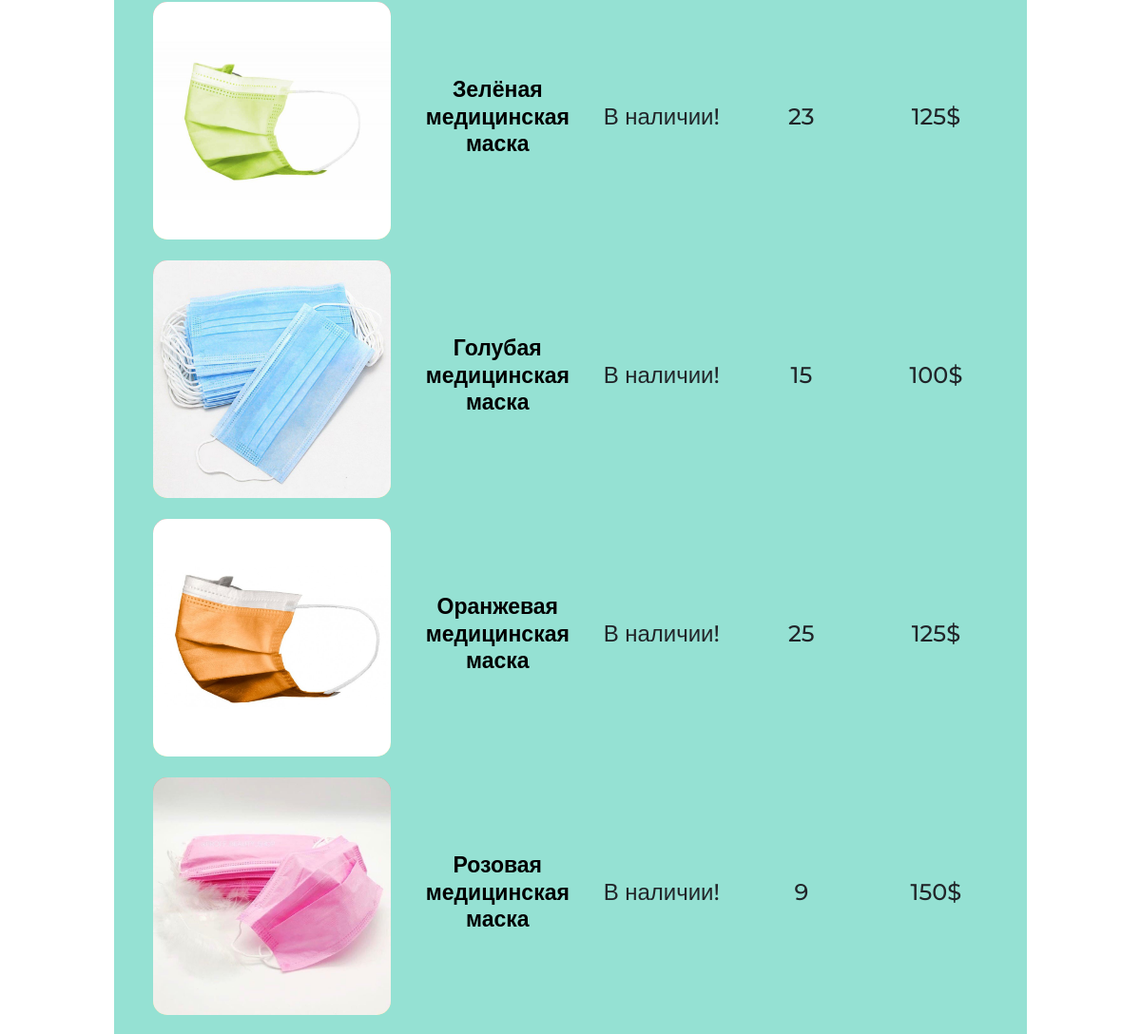
Before: / (middle part) with the older database file.
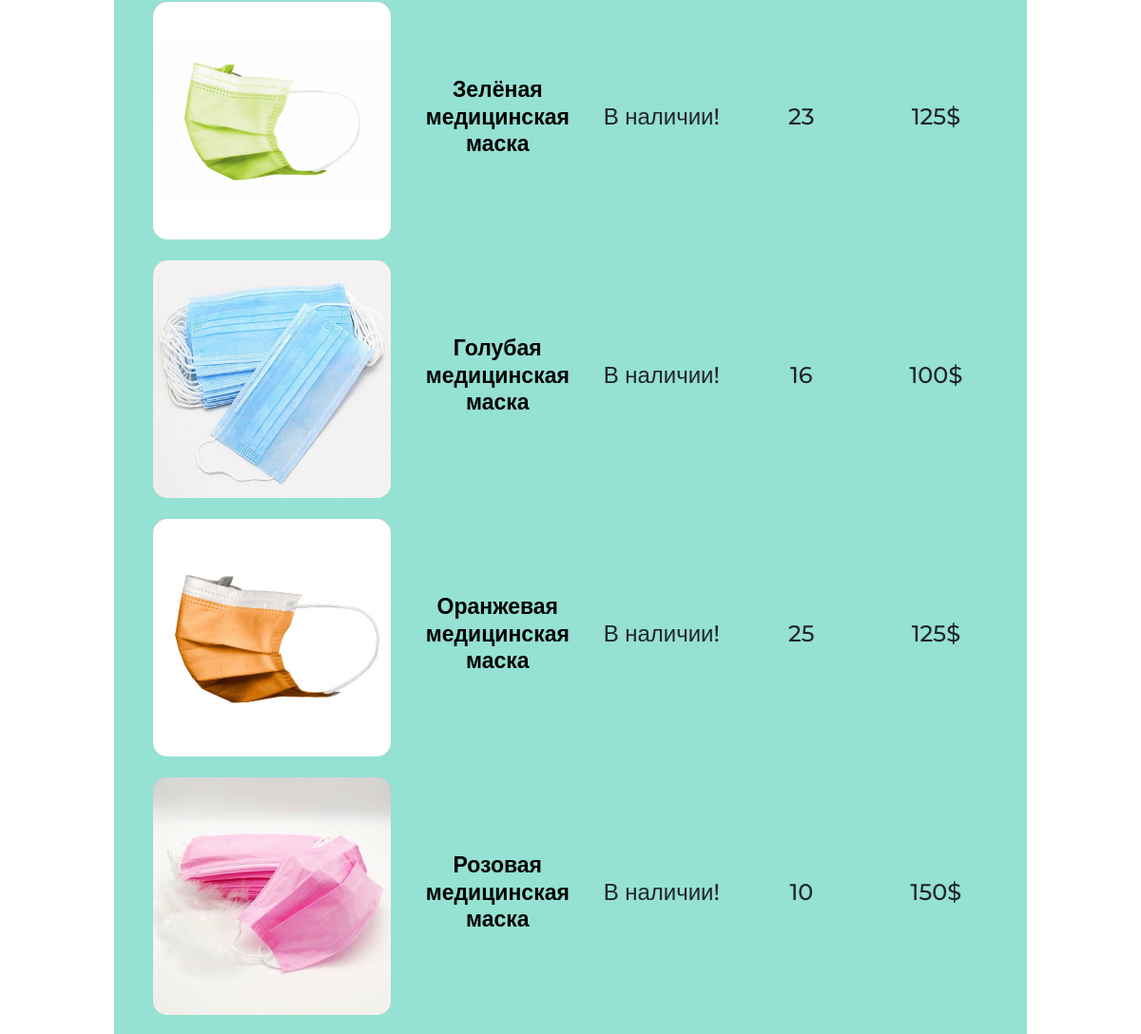
After: the same page with the newer database file.
### data/products.py (models this page shows, shortened)
class Products(SqlAlchemyBase, UserMixin, SerializerMixin):
    __tablename__ = 'products'
    id = sqlalchemy.Column(sqlalchemy.Integer, primary_key=True, autoincrement=True)
    title = sqlalchemy.Column(sqlalchemy.String, nullable=True)
    about = sqlalchemy.Column(sqlalchemy.String, nullable=True)
    price = sqlalchemy.Column(sqlalchemy.Integer, nullable=True)
    existence = sqlalchemy.Column(sqlalchemy.Boolean, default=True)
    still_have = sqlalchemy.Column(sqlalchemy.Integer, nullable=True)

### main.py (the view)
@app.route('/', methods=['GET', 'POST'])
def index():
    if current_user.is_authenticated:
        filename = get_profile_img()
    else:
        filename = 'profilem'
    if request.method == 'POST':
        session['tag'] = request.form['search']
        return redirect('/')
    all_product = find_products(session.get('tag', '').lower())
    if session.get('reverse', False):
        sim = '▲'
    else:
        sim = '▼'
    simp = simc = simn = simnal = ''
    pos = session.get('sort', 'none')
    if pos == 'price':
        all_product.sort(key=lambda x: x.price, reverse=session.get('reverse', False))
        simp = sim
    elif pos == 'nal':
        all_product.sort(key=lambda x: x.existence, reverse=session.get('reverse', False))
        simnal = sim
    elif pos == 'count':
        all_product.sort(key=lambda x: x.still_have, reverse=session.get('reverse', False))
        simc = sim
    elif pos == 'name':
        simn = sim
        all_product.sort(key=lambda x: x.title, reverse=session.get('reverse', False))
    else:
        shuffle(all_product)
    return render_template('index.html', basket_count=session.get('basket_count', 0),
                           title="CoolStore", tag=session.get('tag', ''), size=len(all_product),
                           filename=filename, product=all_product, simc=simc, simn=simn, simp=simp,
                           simnal=simnal)

### data/db_session.py (called while the page is built)
def create_session() -> Session:
    global __factory
    return __factory()

### main.py (called while the page is built)
def find_products(tag):
    sessions = db_session.create_session()
    all_products = sessions.query(products.Products).all()
    for item in all_products:
        if item.existence and item.still_have == 0:
            item.existence = 0
        elif not item.existence and item.still_have:
            item.existence = 1
    sessions.commit()
    sessions = db_session.create_session()
    all_products = sessions.query(products.Products).all()
    ans_products = list()
    for item in all_products:
        if item.existence and item.still_have == 0:
            item.existence = 0
        elif not item.existence and item.still_have:
            item.existence = 1
        title = item.title.lower()
        if tag in title or title in tag:
            ans_products.append(item)
    return ans_products

### templates/index.html (shortened to what this page needs)
{% extends "base.html" %}
{%block content %}
<div class="main">
    {% if size != 0 %}
    <table align="center" style="margin-top: 20px; width: 100%;
    border-spacing: 0px 20px; border-collapse: separate;">
        {% for item in product %}
        <tr>
            <td width="200" align="center"><a href="/product/{{ item.id }}">
                <div class="about__item">
                    <div class="about__img">
                        <img src="/static/img/product_icons/{{ item.id }}.jpg" width="250"
                             height="250" style="border-radius: 15px;">
                    </div>
                </div>
            </a></td>
            <td width="400"><h4 align="center"><a href="/product/{{ item.id }}" class="base_href">
                {{ item.title }}</a></h4></td>
            {% if item.existence == 1 %}
            <td width="200"><h4 align="center">В наличии!</h4></td>
            {% else %}
            <td width="200"><h4 align="center">Нет в наличии!</h4></td>
            {% endif %}
            <td width="200"><h4 align="center">{{ item.still_have }}</h4></td>
            <td width="200"><h4 align="center">{{ item.price }}$</h4></td>
        </tr>
        {% endfor %}
    </table>
    {% else %}
    <img src="/static/img/empty_search.jpeg" style="width: 100%">
    {% endif %}
</div>
{% endblock %}

Changed rows visible on the page:
changed Products "Голубая медицинская маска": still_have "15" → "16"
changed Products "Розовая медицинская маска": still_have "9" → "10"
